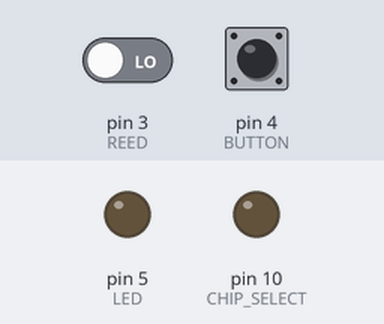
Recording of a sketch running on a simulated Arduino Uno, built with avr-gcc and run on an emulated ATmega328P. Shown: output pins drawn as LEDs (lit = HIGH). Dashed ring = blinking. Inputs (shaded band) come from the test bench; at power-on: pin 4 (BUTTON) LOW, pin 3 (REED) LOW. Storage starts empty; what the sketch prints to the serial monitor is not drawn.

Above: at 1.2 s.
1.3 s: pin 4 (BUTTON) pulled HIGH for 1 s
At 1.55 s:
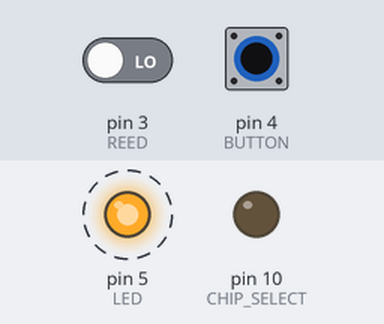
4.3 s: pin 4 (BUTTON) pulled HIGH for 3.2 s
At 8.1 s:
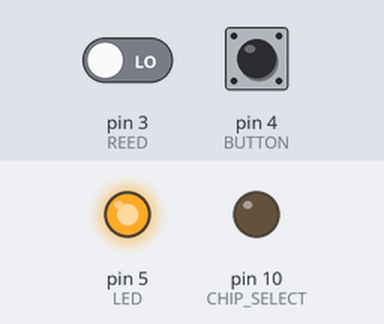
Timing chart, 0 to 15.0 s (numbered marks = the images above; inputs shaded):
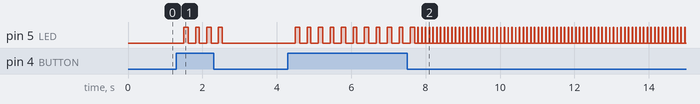

Measured:
- after the input at 1.3 s, pin 5 (LED): alternates HIGH for 0.11 s and LOW for 0.20 s, 8 changes in all, then stays LOW, starting after 0.20 s
- after the input at 4.3 s, pin 5 (LED): goes 10 × (HIGH 0.12 s, LOW 0.20 s), HIGH 0.12 s, 72 × (LOW 0.09 s, HIGH 0.01 s), then LOW, starting after 0.20 s

The sketch:

src.ino
```cpp
#include <SPI.h>
#include <SD.h>

#define REED 3
#define BUTTON 4
#define LED 5
#define CHIP_SELECT 10
#define CIRC 2.124
#define INTERVAL_EXPERIMENT 100
#define INTERVAL_SENSOR 40

byte exp_state = 0;
char record_buffer[40];
char output_file[12] = {'E','X','_', '0', '0', '0', '.', 'c', 's', 'v', '\0'};
float velocity, distance = 0, time = 0;
unsigned long prev_time_experiment = 0, prev_time_sensor = 0;

// utilities
void generate_file();
void blink_led();
void format_data();
void write_data();
void write_data_v2();
// gathering / formatting data
void read_distance();
void read_data();
void log_data();

void test_sd(){
    for(int i = 0; i < 10; ++i){
        generate_file();
        File f = SD.open(output_file, FILE_WRITE);
        f.print("hi");
        f.close();
        delay(100);
    }
}


void read_data(){
    unsigned long current_time = millis();
    unsigned long rev_time = current_time - prev_time_sensor;
    if(rev_time > INTERVAL_SENSOR){
        if(digitalRead(REED)){
            prev_time_sensor = current_time;
            distance += CIRC;
            velocity = CIRC / ((float)rev_time / 1000);
        }
    }
}


void format_data(){
    char str_temp[3][6];
    dtostrf(velocity, 4, 2, str_temp[0]);
    dtostrf(distance, 4, 2, str_temp[1]);
    dtostrf(time, 4, 2, str_temp[2]);
    sprintf(record_buffer, "%s,%s,%s\n\0", str_temp[0], str_temp[1], str_temp[2]);
}

void write_data_v2(){
    File f = SD.open(output_file, FILE_WRITE);
    f.print(velocity);
    f.print(",");
    f.print(distance);
    f.print(",");
    f.print(time);
    f.print("\n");
    f.close();

}

void write_data(){
    File f = SD.open(output_file, FILE_WRITE);
    f.print(record_buffer);
    f.close();
}

void log_data(){
    unsigned long current_time = millis();
    if((current_time - prev_time_experiment) > INTERVAL_EXPERIMENT){
        digitalWrite(LED, HIGH);
        prev_time_experiment = current_time;
        time += 0.1;
        format_data();
        write_data_v2();
        digitalWrite(LED, LOW);
    }
}

void generate_file(){
    // str to int, increment, back
    while(SD.exists(output_file) == true){
	    if(output_file[5] == '9'){
			output_file[5] = '0';
			if(output_file[4] == '9'){
				output_file[4] = '0';
				if(output_file[3] == '9'){
					output_file[3] = '\0';
				}else{
					output_file[3]++;
				}
			}else{
				output_file[4]++;
			}
		}else{
			output_file[5]++;
		}
	}
}

void blink_led(){
    digitalWrite(LED, HIGH);
    delay(100);
    digitalWrite(LED, LOW);
}

void setup(){
    pinMode(REED, INPUT);
    pinMode(BUTTON, INPUT);
    pinMode(LED, OUTPUT);
    pinMode(CHIP_SELECT, OUTPUT);
    Serial.begin(9600);
	if(!SD.begin(CHIP_SELECT)){
		Serial.println("Initialization failed");
        while(1);
    }
	Serial.println("Initialization succesful");
}

void loop(){
    if(digitalRead(BUTTON)){
        delay(200);
        exp_state = !exp_state;
        if(exp_state){
            blink_led();
            generate_file();
            distance = time = velocity = 0;
        }else{
            blink_led();
        }
    }
    if(exp_state){
        read_data();
        log_data();
    }
}
```
